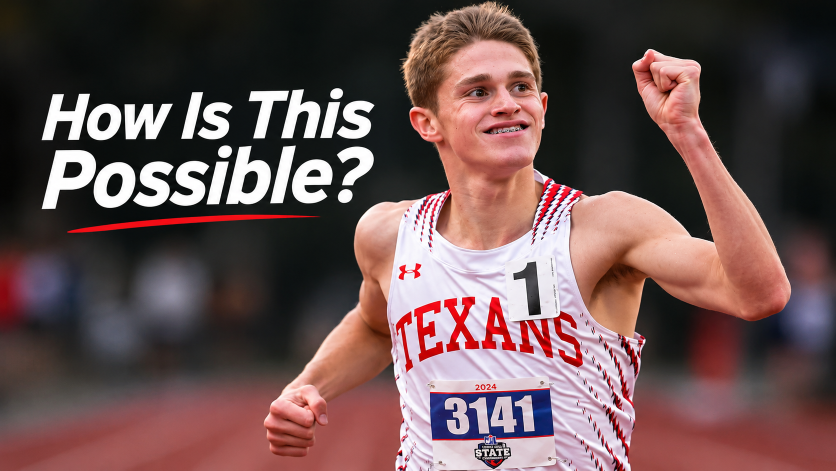
#> input picture projects/cooper-lutkenhaus/thumbnail_user_how_is_this_possible.png, 1672 x 941 px (shown at 1/2 size)
$ python make_tiktok_cover.py
#> lines starting #> are read from the running program, lines starting #| are printed output that depends on the picture; after the words box and inside, x2 and y2 are one past the last pixel; in counts of white or black regions, pixels touching at a corner belong together
"""TikTok cover (1080x1920) from the user's 'How Is This Possible?' thumbnail: same photo cropped to Cooper,
its own dark stadium background extended upward, and the thumbnail's own title + red swoosh in the top third."""
from PIL import Image, ImageFilter, ImageDraw
import numpy as np
T0 = Image.open("thumbnail_user_how_is_this_possible.png").convert("RGB"); W, H = T0.size
#> further down, T0 is the input picture: PIL image 1672x941 RGB; mean R, G, B 105.9, 81.4, 80.9
#> after `W, H = T0.size`: W = 1672; H = 941
# remove the old title from the photo (it would show beside Cooper): inpaint the text + swoosh pixels
import cv2
a0 = np.asarray(T0); mm = np.zeros(a0.shape[:2], np.uint8)
x1, x2, y1, y2 = int(W * 0.02), int(W * 0.47), int(H * 0.15), int(H * 0.53)
#> x1 = 33; x2 = 785; y1 = 141; y2 = 498
reg = a0[y1:y2, x1:x2].astype(int)
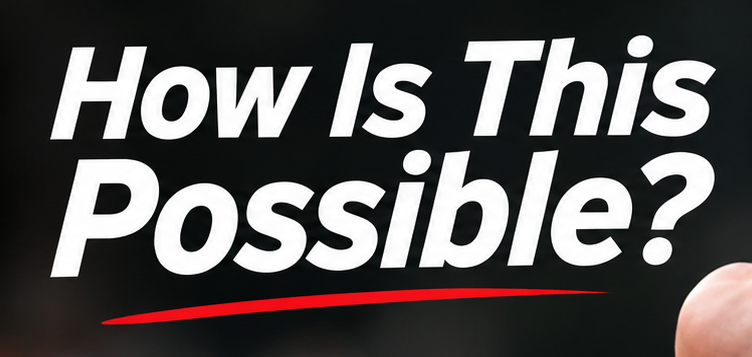
#> reg: shape (357, 752, 3) int64; mean R, G, B 86.8, 83.5, 82.9
mm[y1:y2, x1:x2] = ((reg.min(2) > 110) | ((reg[..., 0] > 120) & (reg[..., 1] < 90))) * 255
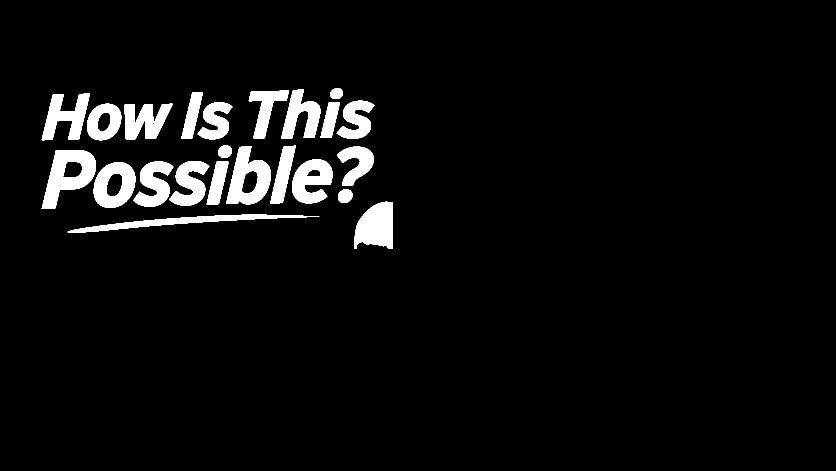
#> mm: shape (941, 1672) (shown at 1/2 size); 5.1% white; 23 white regions, largest, box (x1, y1, x2, y2) and area: (83, 300, 192, 418) 6548, (452, 292, 542, 409) 5891, (708, 403, 785, 498) 5521
mm[:, int(W * 0.465):] = 0; mm[int(H * 0.435):, int(W * 0.41):] = 0
#> after `mm[int(H * 0.435):, int(W * 0.41):] = 0`: mm: shape (941, 1672); 4.8% white; 23 white regions, largest, box (x1, y1, x2, y2) and area: (83, 300, 192, 418) 6548, (452, 292, 542, 409) 5891, (187, 324, 271, 416) 4926
mm = cv2.dilate(mm, np.ones((9, 9), np.uint8))
#> mm: shape (941, 1672); 7.2% white; 9 white regions, largest, box (x1, y1, x2, y2) and area: (79, 287, 468, 422) 32323, (448, 287, 669, 413) 19401, (79, 183, 350, 285) 18426
T = Image.fromarray(cv2.inpaint(a0, mm, 9, cv2.INPAINT_TELEA)).filter(ImageFilter.GaussianBlur(0))
body = T.crop((int(W * 0.31), 0, int(W * 0.955), H)); s = 1080 / body.width
#> after `s = 1080 / body.width`: s = 1
body = body.resize((1080, int(body.height * s)), Image.LANCZOS)
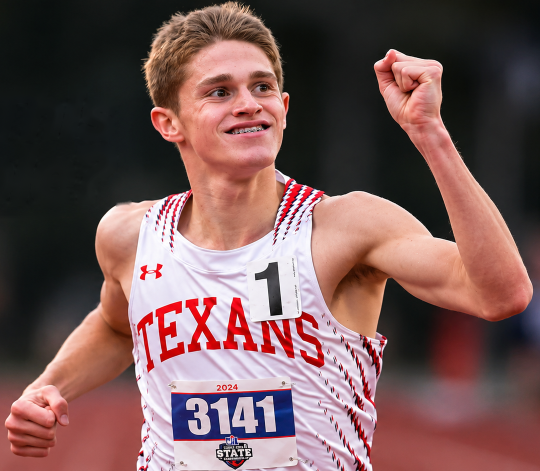
#> body: PIL image 1080x942 RGB (shown at 1/2 size); mean R, G, B 118.6, 88.4, 87.3
y0 = 1920 - body.height
#> y0 = 978
# background: the photo's own top band, stretched and blurred
band = T.crop((0, 0, int(W * 0.28), int(H * 0.12)))
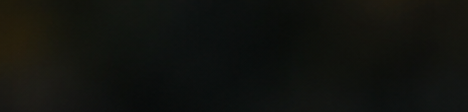
#> band: PIL image 468x112 RGB; mean R, G, B 17.6, 18.9, 15
bg = band.resize((1080, 1920), Image.LANCZOS).filter(ImageFilter.GaussianBlur(45))
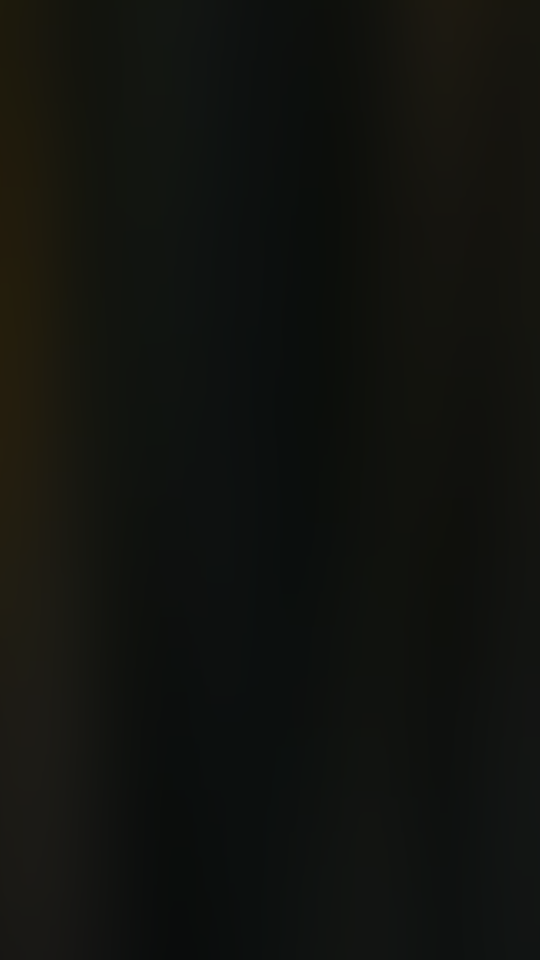
#> bg: PIL image 1080x1920 RGB (shown at 1/2 size); mean R, G, B 17.6, 18.9, 15
C = bg.copy()
m = Image.new("L", body.size, 255); d = ImageDraw.Draw(m)
#> after `m = Image.new('L', body.size, 255)`: m: PIL image 1080x942 L; every value is 255
for i in range(300): d.line([(0, i), (body.width, i)], fill=int(255 * i / 300))
C.paste(body, (0, y0), m)
# title + swoosh lifted from the thumbnail
txt = T0.crop((int(W * 0.035), int(H * 0.17), int(W * 0.452), int(H * 0.51))); k = 960 / txt.width
#> after `k = 960 / txt.width`: k = 1.38
txt = txt.resize((960, int(txt.height * k)), Image.LANCZOS)
#> txt: PIL image 960x440 RGB
a = np.asarray(txt).astype(int)
white = a.min(2) > 170; red = (a[..., 0] > 150) & (a[..., 1] < 80) & (a[..., 2] < 80)
#> after `white = a.min(2) > 170`: white: shape (440, 960) bool; 31% white; 22 white regions, largest, box (x1, y1, x2, y2) and area: (35, 194, 184, 356) 12098, (543, 183, 666, 343) 10826, (178, 228, 293, 353) 9100
#> after `red = (a[..., 0] > 150) & (a[..., 1] < 80) & (a[..., 2] < 80)`: red: shape (440, 960) bool; 2.1% white; 1 white region, box (x1, y1, x2, y2) and area: (106, 372, 798, 421) 8748
sel = white | red; yy, xx = np.mgrid[0:sel.shape[0], 0:sel.shape[1]]
sel &= ~((yy / k + H * 0.17 > H * 0.435) & (xx / k + W * 0.035 > W * 0.41))
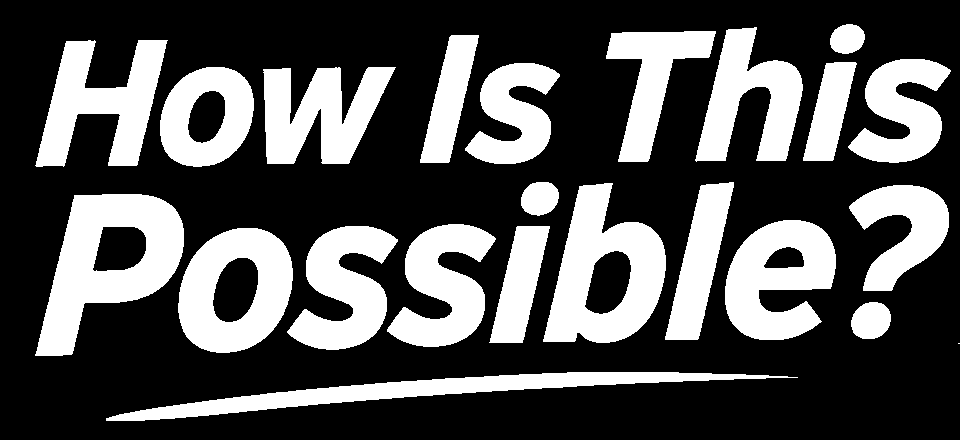
#> sel: shape (440, 960) bool; 32.4% white; 23 white regions (1 under 20 px), largest, box (x1, y1, x2, y2) and area: (35, 194, 184, 356) 12098, (543, 183, 666, 343) 10826, (178, 228, 293, 353) 9100
mk = Image.fromarray((sel * 255).astype("uint8")).filter(ImageFilter.GaussianBlur(1.0))
tx, ty = 60, 230
C.paste(Image.new("RGB", txt.size, (0, 0, 0)), (tx + 8, ty + 12), mk.filter(ImageFilter.GaussianBlur(18)).point(lambda v: int(v * 0.75)))
C.paste(txt, (tx, ty), mk)
# grade: vignette + light grain
g = Image.new("L", (1080, 1920), 0); dg = ImageDraw.Draw(g)
#> after `g = Image.new('L', (1080, 1920), 0)`: g: PIL image 1080x1920 L; every value is 0
for r in range(0, 400, 4): dg.rectangle([r // 2, r, 1080 - r // 2, 1920 - r], outline=int(70 * (1 - r / 400)), width=4)
C = Image.composite(Image.new("RGB", C.size, (0, 0, 0)), C, g.filter(ImageFilter.GaussianBlur(30)))
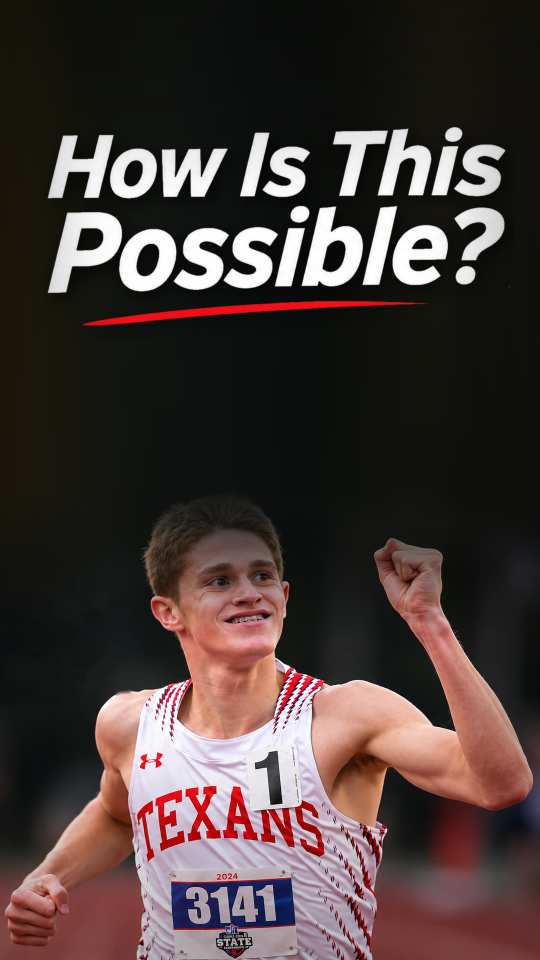
#> C: PIL image 1080x1920 RGB (shown at 1/2 size); mean R, G, B 72.3, 59.2, 56.7
n = (np.random.default_rng(1).normal(0, 4, (1920, 1080, 1))).astype(int)
C = Image.fromarray(np.clip(np.asarray(C).astype(int) + n, 0, 255).astype("uint8"))
C.save("tiktok_cover.jpg", quality=93); print(y0, body.size, txt.size)
#| 978 (1080, 942) (960, 440)
